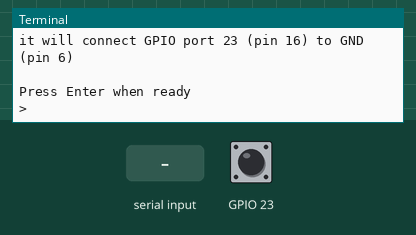
This program was run on a simulated Raspberry Pi (BCM pin numbers). Shown: the last lines printed to the terminal. Inputs (shaded band) come from the test bench; at power-on: GPIO 23 HIGH. At 2.8 s the program stops and its outputs stay as they are.

Above: at 1.2 s.
1.3 s: "1" typed at the terminal, then Enter
At 1.9 s:
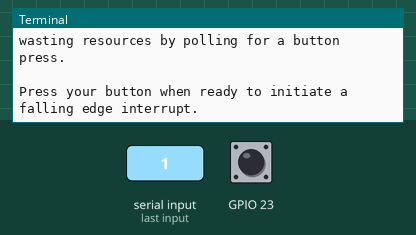
2.8 s: GPIO 23 pulled LOW for 0.15 s
At 4.0 s:
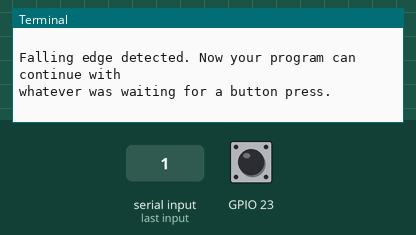

The program:

interrupt.py
```python
#!/usr/bin/env python2.7
# script by Alex Eames https://raspi.tv/
# https://raspi.tv/2013/how-to-use-interrupts-with-python-on-the-raspberry-pi-and-rpi-gpio
import RPi.GPIO as GPIO
GPIO.setmode(GPIO.BCM)

# GPIO 23 set up as input. It is pulled up to stop false signals
GPIO.setup(23, GPIO.IN, pull_up_down=GPIO.PUD_UP)

print "Make sure you have a button connected so that when pressed"
print "it will connect GPIO port 23 (pin 16) to GND (pin 6)\n"
raw_input("Press Enter when ready\n>")

print "Waiting for falling edge on port 23"
# now the program will do nothing until the signal on port 23
# starts to fall towards zero. This is why we used the pullup
# to keep the signal high and prevent a false interrupt

print "During this waiting time, your computer is not"
print "wasting resources by polling for a button press.\n"
print "Press your button when ready to initiate a falling edge interrupt."
try:
    GPIO.wait_for_edge(23, GPIO.FALLING)
    print "\nFalling edge detected. Now your program can continue with"
    print "whatever was waiting for a button press."
except KeyboardInterrupt:
    GPIO.cleanup()       # clean up GPIO on CTRL+C exit
GPIO.cleanup()           # clean up GPIO on normal exit
```

Measured:
- after the input at 1.3 s, the terminal: prints a new line at once (image 1)
- after the input at 2.8 s, the terminal: prints a new line at once (image 2)
